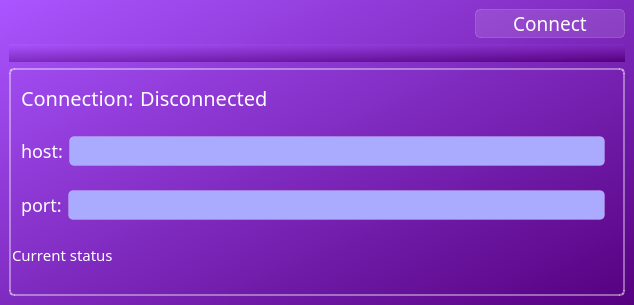
<?xml version="1.0" encoding="UTF-8"?>
<ui version="4.0">
 <class>MainWindow</class>
 <widget class="QMainWindow" name="MainWindow">
  <property name="geometry">
   <rect>
    <x>0</x>
    <y>0</y>
    <width>634</width>
    <height>305</height>
   </rect>
  </property>
  <property name="font">
   <font>
    <family>Space Mono</family>
    <pointsize>13</pointsize>
   </font>
  </property>
  <property name="windowTitle">
   <string>VM administration console</string>
  </property>
  <property name="styleSheet">
   <string notr="true">background-color: qlineargradient(spread:pad, x1:0, y1:0, x2:1, y2:1, stop:0 rgba(170, 85, 255, 255), stop:1 rgba(85, 0, 127, 255))</string>
  </property>
  <widget class="QWidget" name="centralwidget">
   <layout class="QVBoxLayout" name="verticalLayout">
    <item>
     <layout class="QHBoxLayout" name="ConnectionLayoutHoriz">
      <property name="spacing">
       <number>6</number>
      </property>
      <property name="sizeConstraint">
       <enum>QLayout::SetDefaultConstraint</enum>
      </property>
      <property name="leftMargin">
       <number>0</number>
      </property>
      <item>
       <spacer name="ConnectionSpacer">
        <property name="orientation">
         <enum>Qt::Horizontal</enum>
        </property>
        <property name="sizeType">
         <enum>QSizePolicy::Expanding</enum>
        </property>
        <property name="sizeHint" stdset="0">
         <size>
          <width>40</width>
          <height>20</height>
         </size>
        </property>
       </spacer>
      </item>
      <item>
       <widget class="QPushButton" name="ConnectButton">
        <property name="sizePolicy">
         <sizepolicy hsizetype="Fixed" vsizetype="Fixed">
          <horstretch>0</horstretch>
          <verstretch>0</verstretch>
         </sizepolicy>
        </property>
        <property name="minimumSize">
         <size>
          <width>150</width>
          <height>0</height>
         </size>
        </property>
        <property name="sizeIncrement">
         <size>
          <width>0</width>
          <height>0</height>
         </size>
        </property>
        <property name="baseSize">
         <size>
          <width>100</width>
          <height>0</height>
         </size>
        </property>
        <property name="font">
         <font>
          <family>Space Mono</family>
          <pointsize>14</pointsize>
         </font>
        </property>
        <property name="styleSheet">
         <string notr="true">QPushButton {
background-color: rgba(255, 255, 255, 30);
color: white;
border: 1px solid rgba(255, 255, 255, 40);
border-radius: 5px;
}

QPushButton:hover {
background-color: rgba(255, 255, 255, 40);
}

QPushButton:pressed {
background-color: rgba(255, 255, 255, 70);
}
</string>
        </property>
        <property name="text">
         <string>Connect</string>
        </property>
       </widget>
      </item>
     </layout>
    </item>
    <item>
     <widget class="QFrame" name="ConnectionTopFrame">
      <layout class="QVBoxLayout" name="verticalLayout_up">
       <item>
        <layout class="QHBoxLayout" name="horizontalLayout_2"/>
       </item>
       <item>
        <layout class="QHBoxLayout" name="horizontalLayout_3"/>
       </item>
      </layout>
     </widget>
    </item>
    <item>
     <widget class="QFrame" name="ConnectionBaseFrame">
      <property name="sizePolicy">
       <sizepolicy hsizetype="Preferred" vsizetype="Preferred">
        <horstretch>0</horstretch>
        <verstretch>0</verstretch>
       </sizepolicy>
      </property>
      <property name="styleSheet">
       <string notr="true">color: white;
background-color: none;
font-family: Space Mono;
font-size: 20px;

border: 2px solid rgba(255, 255, 255, 100);
border-radius: 5px;
</string>
      </property>
      <property name="frameShape">
       <enum>QFrame::NoFrame</enum>
      </property>
      <property name="frameShadow">
       <enum>QFrame::Plain</enum>
      </property>
      <property name="lineWidth">
       <number>1</number>
      </property>
      <property name="midLineWidth">
       <number>0</number>
      </property>
      <layout class="QVBoxLayout" name="ConnectionGroup" stretch="0,0,0,0,0">
       <property name="sizeConstraint">
        <enum>QLayout::SetMinAndMaxSize</enum>
       </property>
       <property name="leftMargin">
        <number>1</number>
       </property>
       <property name="topMargin">
        <number>5</number>
       </property>
       <property name="bottomMargin">
        <number>7</number>
       </property>
       <item>
        <widget class="QFrame" name="ConnectionLabelFrame">
         <property name="sizePolicy">
          <sizepolicy hsizetype="Fixed" vsizetype="Preferred">
           <horstretch>0</horstretch>
           <verstretch>0</verstretch>
          </sizepolicy>
         </property>
         <property name="styleSheet">
          <string notr="true">border: None;</string>
         </property>
         <layout class="QHBoxLayout" name="horizontalLayout">
          <item>
           <widget class="QLabel" name="ConnectionLabel">
            <property name="font">
             <font>
              <family>Space Mono</family>
              <pointsize>-1</pointsize>
             </font>
            </property>
            <property name="styleSheet">
             <string notr="true">color: white;
background-color: none;
font-family: Space Mono;
font-size: 20px;</string>
            </property>
            <property name="lineWidth">
             <number>0</number>
            </property>
            <property name="midLineWidth">
             <number>0</number>
            </property>
            <property name="text">
             <string>Connection:</string>
            </property>
            <property name="margin">
             <number>0</number>
            </property>
           </widget>
          </item>
          <item>
           <widget class="QLabel" name="ConnectionStatusLabel">
            <property name="styleSheet">
             <string notr="true">color: white;
background-color: none;
font-family: Space Mono;
font-size: 20px;</string>
            </property>
            <property name="text">
             <string>Disconnected</string>
            </property>
           </widget>
          </item>
         </layout>
        </widget>
       </item>
       <item>
        <widget class="QFrame" name="ConnectionHostFrame">
         <property name="styleSheet">
          <string notr="true">border: None</string>
         </property>
         <layout class="QHBoxLayout" name="ConnectionHostGroup">
          <property name="spacing">
           <number>6</number>
          </property>
          <item>
           <widget class="QLabel" name="ComnnectionHostLabel">
            <property name="font">
             <font>
              <family>Space Mono</family>
              <pointsize>-1</pointsize>
             </font>
            </property>
            <property name="styleSheet">
             <string notr="true">font-size: 18px;</string>
            </property>
            <property name="text">
             <string>host:</string>
            </property>
           </widget>
          </item>
          <item>
           <widget class="QLineEdit" name="ConnectionHostLineEdit">
            <property name="sizePolicy">
             <sizepolicy hsizetype="Expanding" vsizetype="Fixed">
              <horstretch>0</horstretch>
              <verstretch>0</verstretch>
             </sizepolicy>
            </property>
            <property name="font">
             <font>
              <family>Space Mono</family>
              <pointsize>-1</pointsize>
             </font>
            </property>
            <property name="styleSheet">
             <string notr="true">background-color: rgb(170, 170, 255);
border: 1px solid rgba(255, 255, 255, 40);
font-size: 18px;</string>
            </property>
           </widget>
          </item>
         </layout>
        </widget>
       </item>
       <item>
        <widget class="QFrame" name="ConnectionPortFrame">
         <property name="styleSheet">
          <string notr="true">border: None;</string>
         </property>
         <layout class="QHBoxLayout" name="ConnectionPortGroup">
          <item>
           <widget class="QLabel" name="ComnnectionPortLabel">
            <property name="font">
             <font>
              <family>Space Mono</family>
              <pointsize>-1</pointsize>
             </font>
            </property>
            <property name="styleSheet">
             <string notr="true">font-size: 18px;</string>
            </property>
            <property name="text">
             <string>port:</string>
            </property>
           </widget>
          </item>
          <item>
           <widget class="QLineEdit" name="ConnectionPortLineEdit">
            <property name="font">
             <font>
              <family>Space Mono</family>
              <pointsize>-1</pointsize>
             </font>
            </property>
            <property name="styleSheet">
             <string notr="true">background-color: rgb(170, 170, 255);
border: 1px solid rgba(255, 255, 255, 40);
font-size: 18px;</string>
            </property>
           </widget>
          </item>
         </layout>
        </widget>
       </item>
       <item>
        <widget class="QLabel" name="StatusLabel">
         <property name="minimumSize">
          <size>
           <width>0</width>
           <height>40</height>
          </size>
         </property>
         <property name="font">
          <font>
           <family>Space Mono</family>
           <pointsize>-1</pointsize>
          </font>
         </property>
         <property name="styleSheet">
          <string notr="true">border: none;
font-size: 15px;
color: #FFFFFF</string>
         </property>
         <property name="text">
          <string>Current status</string>
         </property>
         <property name="wordWrap">
          <bool>true</bool>
         </property>
        </widget>
       </item>
       <item>
        <spacer name="verticalSpacer">
         <property name="orientation">
          <enum>Qt::Vertical</enum>
         </property>
         <property name="sizeHint" stdset="0">
          <size>
           <width>20</width>
           <height>40</height>
          </size>
         </property>
        </spacer>
       </item>
      </layout>
     </widget>
    </item>
   </layout>
  </widget>
  <widget class="QMenuBar" name="menubar">
   <property name="geometry">
    <rect>
     <x>0</x>
     <y>0</y>
     <width>634</width>
     <height>22</height>
    </rect>
   </property>
  </widget>
 </widget>
 <resources/>
 <connections/>
</ui>
